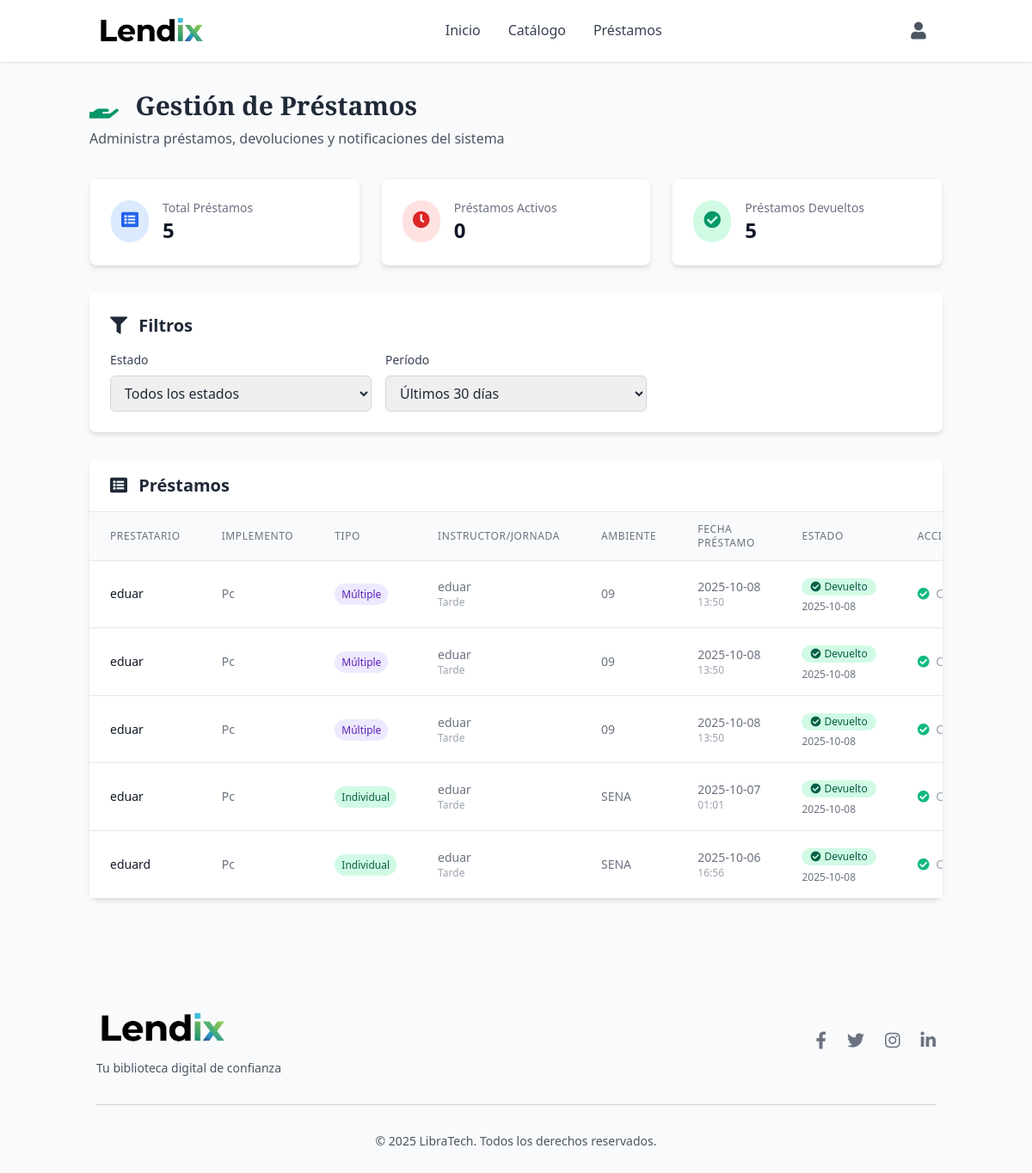
The page /prestamos/prestamos (signed in) on the database its author committed.
### tables this page shows
CREATE TABLE prestamos (
                id INTEGER PRIMARY KEY AUTOINCREMENT,
                fk_usuario INTEGER NOT NULL,
                fk_implemento INTEGER NOT NULL,
                tipo_prestamo TEXT NOT NULL CHECK(tipo_prestamo IN ('individual', 'multiple')),
                nombre_prestatario TEXT NOT NULL,
                ficha TEXT,
                ambiente TEXT,
                horario TEXT,
                fecha_prestamo TIMESTAMP DEFAULT CURRENT_TIMESTAMP,
                fecha_devolucion TIMESTAMP,
                novedad TEXT DEFAULT 'Ninguna',
                estado_implemento_devolucion TEXT CHECK(estado_implemento_devolucion IN ('Bueno', 'Desgaste notable', 'Dañado')),
                observaciones TEXT, instructor TEXT, jornada TEXT,
                FOREIGN KEY (fk_usuario) REFERENCES usuarios(id),
                FOREIGN KEY (fk_implemento) REFERENCES implementos(id)
            );

CREATE TABLE implementos (
                id INTEGER PRIMARY KEY AUTOINCREMENT,
                implemento TEXT NOT NULL,
                descripcion TEXT NOT NULL,
                disponibilidad INTEGER NOT NULL DEFAULT 0,
                categoria TEXT,
                imagen_url TEXT,
                estado TEXT DEFAULT 'Bueno' CHECK(estado IN ('Bueno', 'Desgaste notable', 'Dañado')),
                fecha_creacion TIMESTAMP DEFAULT CURRENT_TIMESTAMP,
                fecha_actualizacion TIMESTAMP DEFAULT CURRENT_TIMESTAMP
            );

### routes/prestamos.py (the view)
@prestamos_bp.route('/prestamos', methods=['GET'])
@login_required
def prestamos():
    conn = get_db_connection()
    try:
        filtro_estado = request.args.get('estado', 'todos')
        filtro_dias = int(request.args.get('dias', 30))
        query = '''
            SELECT p.*, u.nombre as usuario, i.implemento,
                   julianday('now') - julianday(p.fecha_prestamo) as dias_transcurridos
            FROM prestamos p
            JOIN usuarios u ON p.fk_usuario = u.id
            JOIN implementos i ON p.fk_implemento = i.id
            WHERE 1=1
        '''
        params = []
        if filtro_estado == 'activos':
            query += " AND p.fecha_devolucion IS NULL"
        elif filtro_estado == 'devueltos':
            query += " AND p.fecha_devolucion IS NOT NULL"
        if filtro_dias > 0:
            fecha_limite = (datetime.now() - timedelta(days=filtro_dias)).strftime("%Y-%m-%d")
            query += " AND DATE(p.fecha_prestamo) >= ?"
            params.append(fecha_limite)
        if session.get('rol') != 'admin':
            query += " AND p.fk_usuario = ?"
            params.append(session.get('user_id'))
        query += " ORDER BY p.fecha_prestamo DESC"
        prestamos_list = conn.execute(query, params).fetchall()
        stats = {
            'total_prestamos': len(prestamos_list),
            'prestamos_activos': len([p for p in prestamos_list if p['fecha_devolucion'] is None]),
            'prestamos_devueltos': len([p for p in prestamos_list if p['fecha_devolucion'] is not None])
        }
        conn.close()
        return render_template('views/prestamos.html',
                             prestamos=prestamos_list,
                             stats=stats,
                             filtro_estado=filtro_estado,
                             filtro_dias=filtro_dias)
    except Exception as e:
        flash(f'Error al cargar préstamos: {str(e)}', 'error')
        conn.close()
        return redirect(url_for('index'))

### templates/views/prestamos.html (shortened to what this page needs)
{% extends "base.html" %}
{% block content %}
<div class="container mx-auto px-4 py-8">
    <div class="max-w-7xl mx-auto">
        <div class="mb-8">
            <h1 class="text-3xl font-serif font-bold text-gray-800 mb-2">
                <i class="fas fa-hand-holding mr-3 text-green-600"></i>
                Gestión de Préstamos
            </h1>
            <p class="text-gray-600">
                {% if session.get('rol') == 'admin' %}
                    Administra préstamos, devoluciones y notificaciones del sistema
                {% else %}
                    Consulta tus préstamos activos y realizados
                {% endif %}
            </p>
        </div>
        <div class="grid grid-cols-1 md:grid-cols-3 gap-6 mb-8">
            <div class="bg-white p-6 rounded-lg shadow-md border border-gray-100">
                <div class="flex items-center">
                    <div class="p-3 rounded-full bg-blue-100 text-blue-600">
                        <i class="fas fa-list-alt text-xl"></i>
                    </div>
                    <div class="ml-4">
                        <p class="text-sm font-medium text-gray-500">Total Préstamos</p>
                        <p class="text-2xl font-semibold text-gray-900">{{ stats.total_prestamos }}</p>
                    </div>
                </div>
            </div>
            <div class="bg-white p-6 rounded-lg shadow-md border border-gray-100">
                <div class="flex items-center">
                    <div class="p-3 rounded-full bg-red-100 text-red-600">
                        <i class="fas fa-clock text-xl"></i>
                    </div>
                    <div class="ml-4">
                        <p class="text-sm font-medium text-gray-500">Préstamos Activos</p>
                        <p class="text-2xl font-semibold text-gray-900">{{ stats.prestamos_activos }}</p>
                    </div>
                </div>
            </div>
            <div class="bg-white p-6 rounded-lg shadow-md border border-gray-100">
                <div class="flex items-center">
                    <div class="p-3 rounded-full bg-green-100 text-green-600">
                        <i class="fas fa-check-circle text-xl"></i>
                    </div>
                    <div class="ml-4">
                        <p class="text-sm font-medium text-gray-500">Préstamos Devueltos</p>
                        <p class="text-2xl font-semibold text-gray-900">{{ stats.prestamos_devueltos }}</p>
                    </div>
                </div>
            </div>
        </div>
        <div class="bg-white rounded-lg shadow-md p-6 mb-8">
            <h2 class="text-xl font-semibold text-gray-800 mb-4">
                <i class="fas fa-filter mr-2 text-orange-600"></i>
                Filtros
            </h2>
            <form method="GET" action="{{ url_for('prestamos.prestamos') }}" class="grid grid-cols-1 md:grid-cols-3 gap-4">
                <div>
                    <label class="block text-sm font-medium text-gray-700 mb-2">Estado</label>
                    <select name="estado" class="w-full px-3 py-2 border border-gray-300 rounded-md focus:outline-none focus:ring-2 focus:ring-orange-500 focus:border-orange-500">
                        <option value="todos" {% if filtro_estado == 'todos' %}selected{% endif %}>Todos los estados</option>
                    </select>
                </div>
                <div>
                    <label class="block text-sm font-medium text-gray-700 mb-2">Período</label>
                    <select name="dias" class="w-full px-3 py-2 border border-gray-300 rounded-md focus:outline-none focus:ring-2 focus:ring-orange-500 focus:border-orange-500">
                        <option value="30" {% if filtro_dias == 30 %}selected{% endif %}>Últimos 30 días</option>
                    </select>
                </div>
                <div class="flex items-end">
                    <button type="submit" class="w-full bg-orange-600 text-white py-2 px-4 rounded-md hover:bg-orange-700 focus:outline-none focus:ring-2 focus:ring-orange-500 focus:ring-offset-2 transition duration-150">
                        <i class="fas fa-filter mr-2"></i>
                    </button>
                </div>
            </form>
        </div>
        <div class="bg-white rounded-lg shadow-md">
            <div class="px-6 py-4 border-b border-gray-200">
                <h2 class="text-xl font-semibold text-gray-800">
                    <i class="fas fa-list-alt mr-2 text-orange-600"></i>
                    Préstamos
                </h2>
            </div>
            {% if prestamos %}
                <div class="overflow-x-auto">
                    <table class="min-w-full divide-y divide-gray-200">
                        <thead class="bg-gray-50">
                            <tr>
                                <th class="px-6 py-3 text-left text-xs font-medium text-gray-500 uppercase tracking-wider">
                                    Prestatario
                                </th>
                                <th class="px-6 py-3 text-left text-xs font-medium text-gray-500 uppercase tracking-wider">
                                    Implemento
                                </th>
                                <th class="px-6 py-3 text-left text-xs font-medium text-gray-500 uppercase tracking-wider">
                                    Tipo
                                </th>
                                <th class="px-6 py-3 text-left text-xs font-medium text-gray-500 uppercase tracking-wider">
                                    Instructor/Jornada
                                </th>
                                <th class="px-6 py-3 text-left text-xs font-medium text-gray-500 uppercase tracking-wider">
                                    Ambiente
                                </th>
                                <th class="px-6 py-3 text-left text-xs font-medium text-gray-500 uppercase tracking-wider">
                                    Fecha Préstamo
                                </th>
                                <th class="px-6 py-3 text-left text-xs font-medium text-gray-500 uppercase tracking-wider">
                                    Estado
                                </th>
                                {% if session.get('rol') == 'admin' %}
                                <th class="px-6 py-3 text-left text-xs font-medium text-gray-500 uppercase tracking-wider">
                                    Acciones
                                </th>
                                {% endif %}
                            </tr>
                        </thead>
                        <tbody class="bg-white divide-y divide-gray-200">
                            {% for prestamo in prestamos %}
                            <tr class="hover:bg-gray-50">
                                <td class="px-6 py-4 whitespace-nowrap text-sm font-medium text-gray-900">
                                    {{ prestamo.nombre_prestatario }}
                                </td>
                                <td class="px-6 py-4 whitespace-nowrap text-sm text-gray-500">
                                    {{ prestamo.implemento }}
                                </td>
                                <td class="px-6 py-4 whitespace-nowrap text-sm text-gray-500">
                                    {% if prestamo.tipo_prestamo == 'individual' %}
                                        <span class="px-2 py-1 bg-green-100 text-green-800 text-xs rounded-full">
                                            Individual
                                        </span>
                                    {% else %}
                                        <span class="px-2 py-1 bg-purple-100 text-purple-800 text-xs rounded-full">
                                            Múltiple
                                        </span>
                                    {% endif %}
                                </td>
                                <td class="px-6 py-4 whitespace-nowrap text-sm text-gray-500">
                                    {% if prestamo.instructor %}
                                        <div>{{ prestamo.instructor }}</div>
                                        {% if prestamo.jornada %}
                                            <div class="text-xs text-gray-400">{{ prestamo.jornada }}</div>
                                        {% endif %}
                                    {% else %}
                                        <div>{{ prestamo.ficha or 'N/A' }}</div>
                                        {% if prestamo.horario %}
                                            <div class="text-xs text-gray-400">{{ prestamo.horario }}</div>
                                        {% endif %}
                                    {% endif %}
                                </td>
                                <td class="px-6 py-4 whitespace-nowrap text-sm text-gray-500">
                                    {{ prestamo.ambiente or 'N/A' }}
                                </td>
                                <td class="px-6 py-4 whitespace-nowrap text-sm text-gray-500">
                                    <div>{{ prestamo.fecha_prestamo[:10] }}</div>
                                    <div class="text-xs text-gray-400">{{ prestamo.fecha_prestamo[11:16] }}</div>
                                </td>
                                <td class="px-6 py-4 whitespace-nowrap">
                                    {% if prestamo.fecha_devolucion %}
                                        <span class="inline-flex items-center px-2.5 py-0.5 rounded-full text-xs font-medium bg-green-100 text-green-800">
                                            <i class="fas fa-check-circle mr-1"></i>
                                            Devuelto
                                        </span>
                                        <div class="text-xs text-gray-500 mt-1">{{ prestamo.fecha_devolucion[:10] }}</div>
                                    {% else %}
                                        <span class="inline-flex items-center px-2.5 py-0.5 rounded-full text-xs font-medium bg-red-100 text-red-800">
                                            <i class="fas fa-clock mr-1"></i>
                                            Activo
                                        </span>
                                    {% endif %}
                                </td>
                                {% if session.get('rol') == 'admin' %}
                                <td class="px-6 py-4 whitespace-nowrap text-sm text-gray-500">
                                    {% if not prestamo.fecha_devolucion %}
                                        <button onclick="abrirModalDevolucion('{{ prestamo.id }}', '{{ prestamo.implemento }}')"
                                                class="bg-green-600 hover:bg-green-700 text-white px-3 py-1 rounded text-sm transition duration-200">
                                            <i class="fas fa-undo mr-1"></i>
                                            Devolver
                                        </button>
                                    {% else %}
                                        <span class="text-gray-400 text-sm">
                                            <i class="fas fa-check-circle mr-1 text-green-500"></i>
                                            Completo
                                        </span>
                                    {% endif %}
                                </td>
                                {% endif %}
                            </tr>
                            {% endfor %}
                        </tbody>
                    </table>
                </div>
            {% else %}
                <div class="text-center py-8">
                    <i class="fas fa-inbox text-4xl text-gray-400 mb-4"></i>
                    <p class="text-gray-500">No hay préstamos registrados.</p>
                </div>
            {% endif %}
        </div>
    </div>
</div>
{% endblock %}

### rows shown on the page
prestamos: nombre_prestatario "eduar", implemento "Pc", tipo_prestamo "Múltiple", instructor "eduar", jornada "Tarde", ambiente "09", fecha_prestamo "2025-10-08", fecha_prestamo "13:50", fecha_devolucion "2025-10-08", shows "Completo"
prestamos: nombre_prestatario "eduar", implemento "Pc", tipo_prestamo "Múltiple", instructor "eduar", jornada "Tarde", ambiente "09", fecha_prestamo "2025-10-08", fecha_prestamo "13:50", fecha_devolucion "2025-10-08", shows "Completo"
prestamos: nombre_prestatario "eduar", implemento "Pc", tipo_prestamo "Múltiple", instructor "eduar", jornada "Tarde", ambiente "09", fecha_prestamo "2025-10-08", fecha_prestamo "13:50", fecha_devolucion "2025-10-08", shows "Completo"
prestamos: nombre_prestatario "eduar", implemento "Pc", tipo_prestamo "Individual", instructor "eduar", jornada "Tarde", ambiente "SENA", fecha_prestamo "2025-10-07", fecha_prestamo "01:01", fecha_devolucion "2025-10-08", shows "Completo"
prestamos: nombre_prestatario "eduard", implemento "Pc", tipo_prestamo "Individual", instructor "eduar", jornada "Tarde", ambiente "SENA", fecha_prestamo "2025-10-06", fecha_prestamo "16:56", fecha_devolucion "2025-10-08", shows "Completo"

### other values the page prints
{{ stats.total_prestamos }} "5"
{{ stats.prestamos_activos }} "0"
{{ stats.prestamos_devueltos }} "5"
